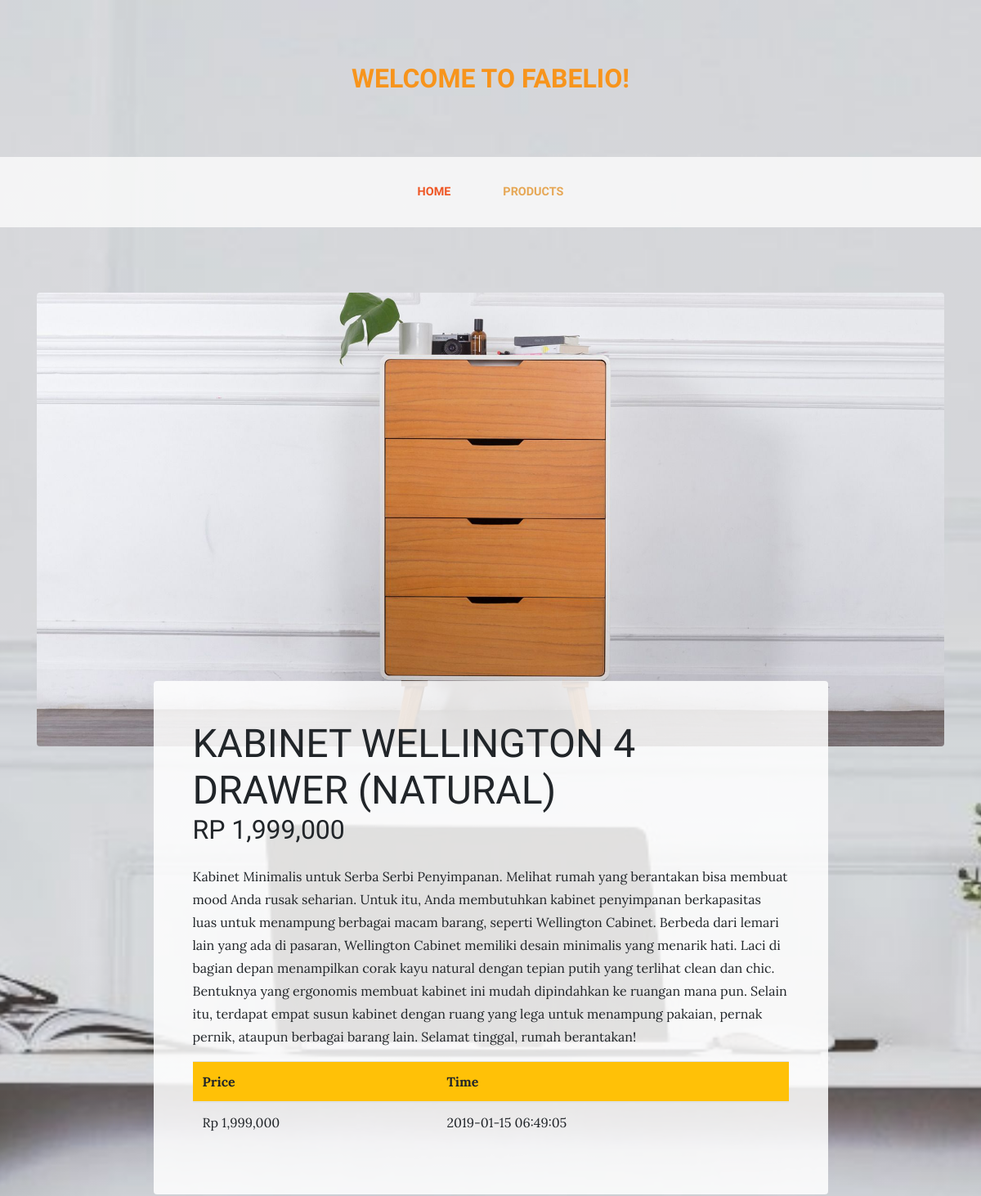
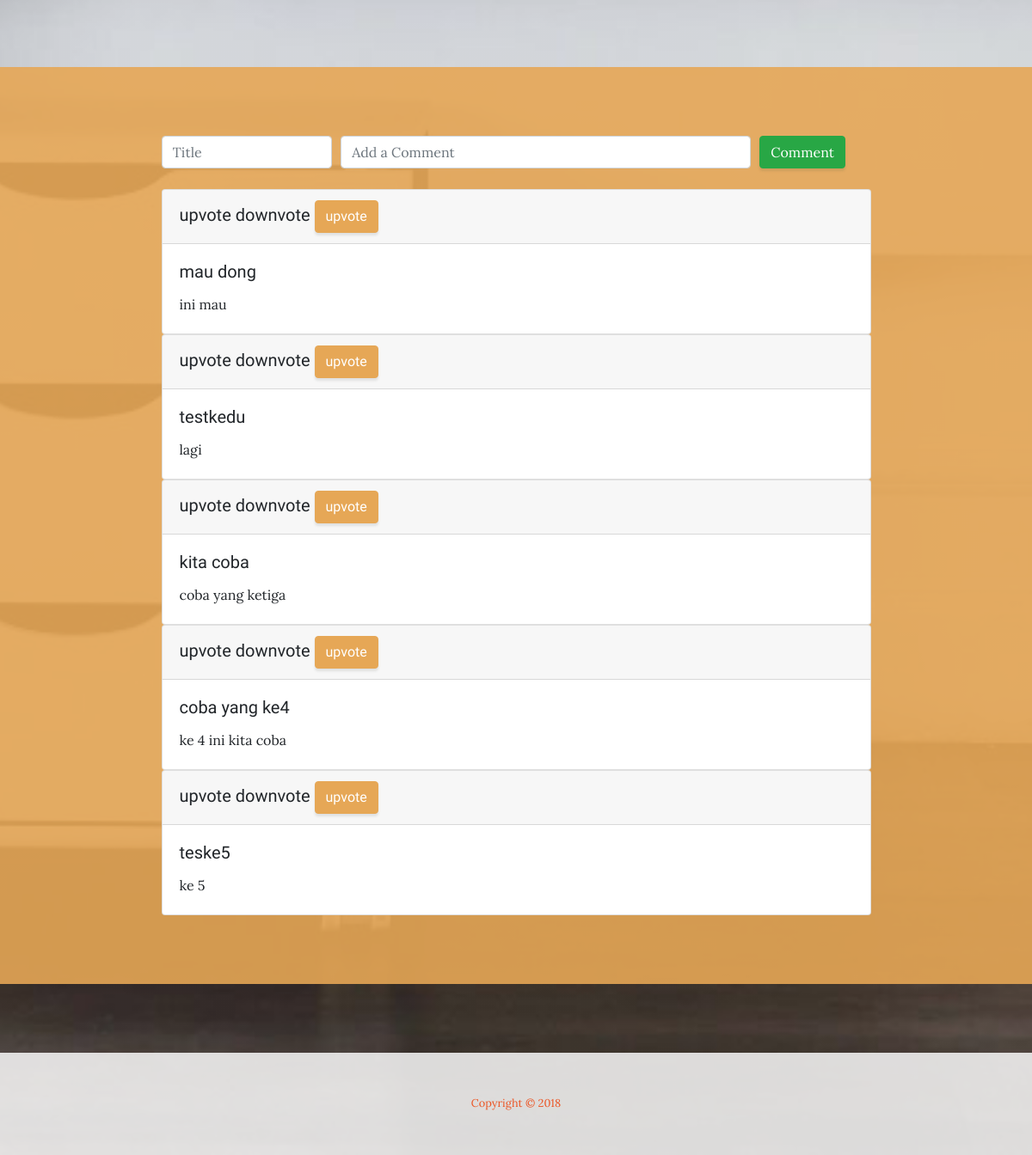
/store.php?id_p=3, run on the app's committed database (2 pictures, top to bottom).
### tables this page shows
CREATE TABLE `product` (
  `id_p` int(11) UNSIGNED NOT NULL,
  `judul` varchar(250) NOT NULL DEFAULT '',
  `harga` int(250) NOT NULL,
  `link` varchar(250) NOT NULL DEFAULT '',
  `deskripsi` varchar(10000) NOT NULL DEFAULT '',
  `image` varchar(250) NOT NULL DEFAULT '',
  `date_added` timestamp NOT NULL DEFAULT CURRENT_TIMESTAMP ON UPDATE CURRENT_TIMESTAMP
);

CREATE TABLE `comment` (
  `id` int(11) UNSIGNED NOT NULL,
  `title` varchar(250) NOT NULL DEFAULT '',
  `comment` varchar(500) NOT NULL DEFAULT '',
  `date_added` date NOT NULL,
  `score` int(11) NOT NULL,
  `id_p` int(11) NOT NULL
);

### store.php (the view, shortened to what this page needs)
<!DOCTYPE html>
<html lang="en">
  <head>
    <link href="vendor/bootstrap/css/bootstrap.min.css" rel="stylesheet">
    <link href="css/business-casual.min.css" rel="stylesheet">
  </head>
  <body>
    <h1 class="site-heading text-center text-white d-none d-lg-block">
      <span class="site-heading-upper text-primary mb-3">Welcome to Fabelio!</span>
    </h1>
    <nav class="navbar navbar-expand-lg navbar-dark py-lg-4" id="mainNav">
      <div class="container">
        <div class="collapse navbar-collapse" id="navbarResponsive">
          <ul class="navbar-nav mx-auto">
            <li class="nav-item px-lg-4">
              <a class="nav-link text-uppercase text-expanded" href="index.php">Home
              </a>
            </li>
            <li class="nav-item active px-lg-4">
              <a class="nav-link text-uppercase text-expanded" href="products.php">Products</a>
            </li>
          </ul>
        </div>
      </div>
    </nav>
    <?php
        $koneksi= koneksi_db();
        $id = $_GET['id_p'];
        $sql  = "select * from product where id_p='$id'";
        $aksi = mysql_query($sql,$koneksi) or die(mysql_error());
        while($data = mysql_fetch_array($aksi)){
     ?>
    <section class="page-section about-heading">
      <div class="container">
        <img class="img-fluid rounded about-heading-img mb-3 mb-lg-0" src="img/<?php echo $data['image']; ?>" alt="">
        <div class="about-heading-content">
          <div class="row">
            <div class="col-xl-9 col-lg-10 mx-auto">
              <div class="bg-faded rounded p-5">
                <h2 class="section-heading mb-4">
                  <span class="section-heading-lower"><?php echo $data['judul']; ?></span>
                  <?php echo "Rp " .number_format($data['harga']); ?>
                </h2>
                <p><?php echo $data['deskripsi']; ?></p>
                <table class="table">
                                      <thead class="bg-warning">
                                          <tr>
                                              <th scope="col">Price</th>
                                              <th scope="col">Time</th>
                                          </tr>
                                      </thead>
                                      <tbody>
                                          <tr>
                                              <td> <?php echo "Rp " .number_format($data['harga']); ?></td>
                                              <td><?php echo $data['date_added']; ?></td>
                                          </tr>
                                      </tbody>
                                      <?php
                                          }
                                      ?>
                </table>
              </div>
            </div>
          </div>
        </div>
      </div>
    </section>
    <section class="page-section cta">
       <div class="container">
         <div class="row">
           <div class="col-xl-9 mx-auto">
               <form method="post" action='addcomment.php'>
                  <div class="form-row">
                    <div class="col-3">
                      <input type="text" class="form-control" placeholder="Title" name="title">
                    </div>
                    <div class="col-7">
                      <input type="text" class="form-control" placeholder="Add a Comment" name="comment">
                    </div>
                    <div class="col">
                        <input type="submit" name="submit" class="btn btn-success" value="Comment" />
                    </div>
                  </div>
                </form>
               <br />
               <?php
                   $display  = "select * from comment where id_p='$id'";
                   $d_display = mysql_query($display,$koneksi) or die(mysql_error());
                   while($v_display = mysql_fetch_array($d_display)){
                ?>
               <div class="card">
                  <h5 class="card-header">upvote downvote
                      <a href="addcomment.php?id=<?php echo $v_display['id']; ?>" name="addscore" class="btn btn-primary">upvote</a>
                  </h5>
                  <div class="card-body">
                    <h5 class="card-title"> <?php echo $v_display['title']; ?> </h5>
                    <p class="card-text"> <?php echo $v_display['comment']; ?> </p>
                  </div>
                </div>
                <?php
                    }
                 ?>
           </div>
         </div>
        </div>
    </section>
    <footer class="footer text-faded text-center py-5">
      <div class="container">
        <p class="m-0 small">Copyright &copy; 2018</p>
      </div>
    </footer>
  </body>
</html>

### data on the page
product: image (picture), judul "KABINET WELLINGTON 4 DRAWER (NATURAL)", harga "1,999,000", deskripsi "Kabinet Minimalis untuk Serba Serbi Penyimpanan. Melihat rumah yang berantakan bisa membuat mood Anda rusak seharian. Untuk itu, Anda membutuhkan kabinet penyimpanan berkapasitas luas untuk menampung berbagai macam barang, seperti Wellington Cabinet. Berbeda dari lemari lain yang ada di pasaran, Wellington Cabinet memiliki desain minimalis yang menarik hati. Laci di bagian depan menampilkan corak kayu natural dengan tepian putih yang terlihat clean dan chic. Bentuknya yang ergonomis membuat kabinet ini mudah dipindahkan ke ruangan mana pun. Selain itu, terdapat empat susun kabinet dengan ruang yang lega untuk menampung pakaian, pernak pernik, ataupun berbagai barang lain. Selamat tinggal,…", date_added "2019-01-15 06:49:05"
comment: title "mau dong", comment "ini mau"
comment: title "testkedu", comment "lagi"
comment: title "kita coba", comment "coba yang ketiga"
comment: title "coba yang ke4", comment "ke 4 ini kita coba"
comment: title "teske5", comment "ke 5"
